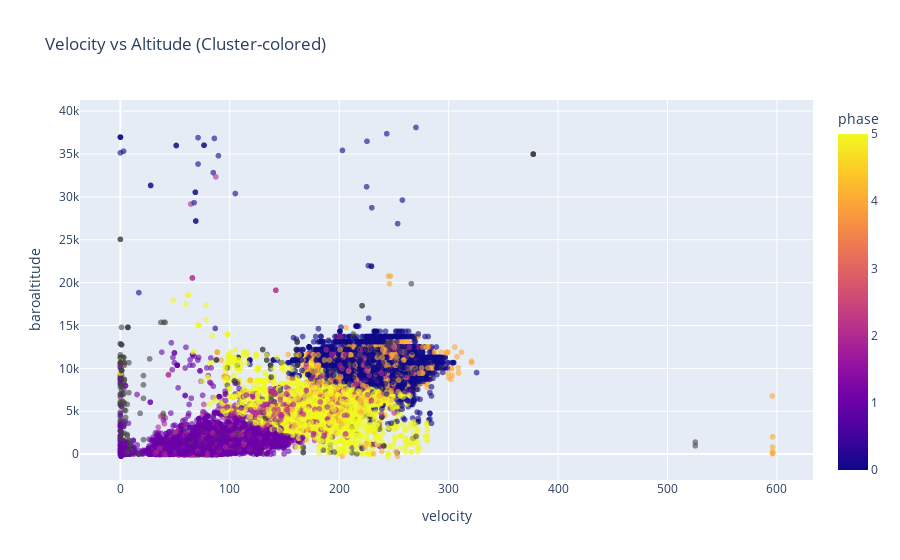

The code cell stored with this chart in its notebook:
### Code cell
fig = px.scatter(
    df.sample(40000),
    x="velocity",
    y="baroaltitude",
    color="phase",
    opacity=0.6,
    title="Velocity vs Altitude (Cluster-colored)"
)
fig.show()

### Figure 1 — Plotly figure (JSON) as saved in the notebook; plotly's stock layout.template omitted (floating-point values rounded to 4 significant figures; data arrays with more than 128 entries replaced by an {"elided": "..."} marker saying what was removed)
{"data": [{"hovertemplate": "velocity=%{x}<br>baroaltitude=%{y}<br>phase=%{marker.color}<extra></extra>", "legendgroup": "", "marker": {"color": {"elided": "40000 float values"}, "coloraxis": "coloraxis", "opacity": 0.6, "symbol": "circle"}, "mode": "markers", "name": "", "showlegend": false, "type": "scattergl", "x": {"elided": "40000 float values"}, "xaxis": "x", "y": {"elided": "40000 float values"}, "yaxis": "y"}], "layout": {"coloraxis": {"colorbar": {"title": {"text": "phase"}}, "colorscale": [[0, "#0d0887"], [0.1111, "#46039f"], [0.2222, "#7201a8"], [0.3333, "#9c179e"], [0.4444, "#bd3786"], [0.5556, "#d8576b"], [0.6667, "#ed7953"], [0.7778, "#fb9f3a"], [0.8889, "#fdca26"], [1, "#f0f921"]]}, "legend": {"tracegroupgap": 0}, "title": {"text": "Velocity vs Altitude (Cluster-colored)"}, "xaxis": {"anchor": "y", "domain": [0, 1], "title": {"text": "velocity"}}, "yaxis": {"anchor": "x", "domain": [0, 1], "title": {"text": "baroaltitude"}}}}
